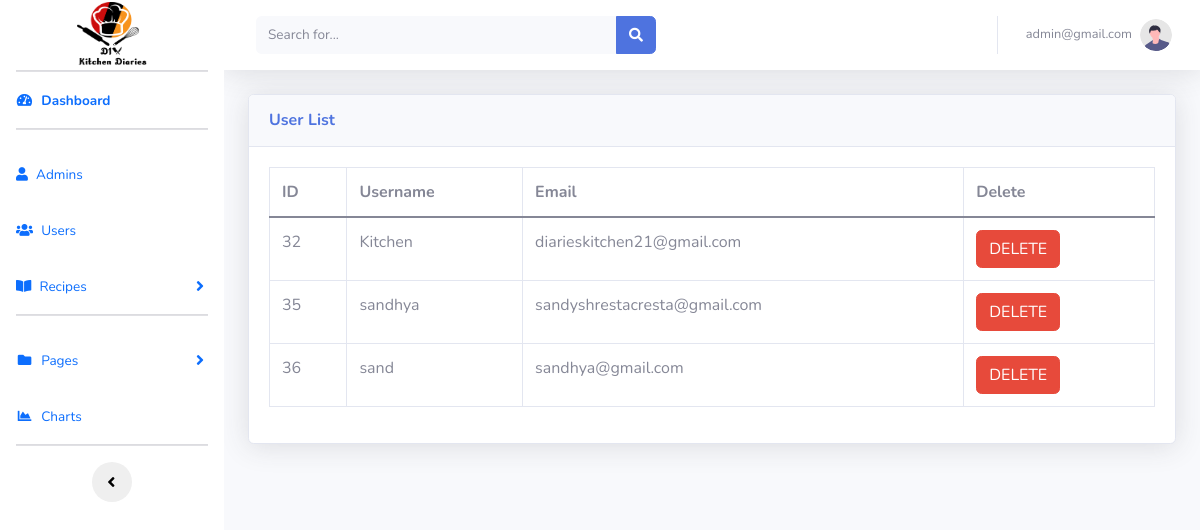
Page /admin/user.php (signed in) on the committed database.
### tables this page shows
CREATE TABLE `users` (
  `idUsers` int(11) NOT NULL,
  `uidUsers` varchar(255) NOT NULL,
  `emailUsers` varchar(255) NOT NULL,
  `pwdUsers` varchar(255) NOT NULL,
  `session` varchar(255) NOT NULL
);

### admin/user.php (the view, shortened to what this page needs)
<?php
    include('includes/header.php');
    include('includes/navbar.php');
?>
<div class="container-fluid">
    <div class="card shadow mb-4">
        <div class="card-header py-3">
            <h6 class="m-0 font-weight-bold text-primary">User List
            </h6>
        </div>
        <div class="card-body">
            <div class="table-responsive">
                <?php
                $connection = mysqli_connect("localhost","root","","cookbook_db");
                $query = "SELECT * FROM users";
                $query_run = mysqli_query($connection, $query);
                ?>
                <table class="table table-bordered" id="dataTable" width="100%" cellspacing="0">
                    <thead>
                        <tr>
                            <th> ID </th>
                            <th> Username </th>
                            <th>Email </th>
                            <th>Delete</th>
                        </tr>
                    </thead>
                    <tbody>
                         <?php
                        if(mysqli_num_rows($query_run) > 0)
                        {
                            while($row = mysqli_fetch_assoc($query_run))
                            {
                             ?>
                            <tr>
                                <td><?php  echo $row['idUsers']; ?></td>
                                <td><?php  echo $row['uidUsers']; ?></td>
                                <td><?php  echo $row['emailUsers']; ?></td>
                                <td>
                                     <form action="code.php" method="post">
                                        <button type="submit" name="delete_ubtn" class="btn btn-danger"> DELETE</button>
                                    </form>
                                </td>
                                </tr>
                                <?php
                            }
                        }
                        else
                        {
                            echo "No Record Found";
                        }
                                ?>
                    </tbody>
                </table>
            </div>
        </div>
    </div>
</div>
<?php
    include('includes/scripts.php');
?>

### rows in the picture
users: idUsers "32", uidUsers "Kitchen", emailUsers "diarieskitchen21@gmail.com"
users: idUsers "35", uidUsers "sandhya", emailUsers "sandyshrestacresta@gmail.com"
users: idUsers "36", uidUsers "sand", emailUsers "sandhya@gmail.com"

### other values in the picture
$_SESSION['username'] "admin@gmail.com"
